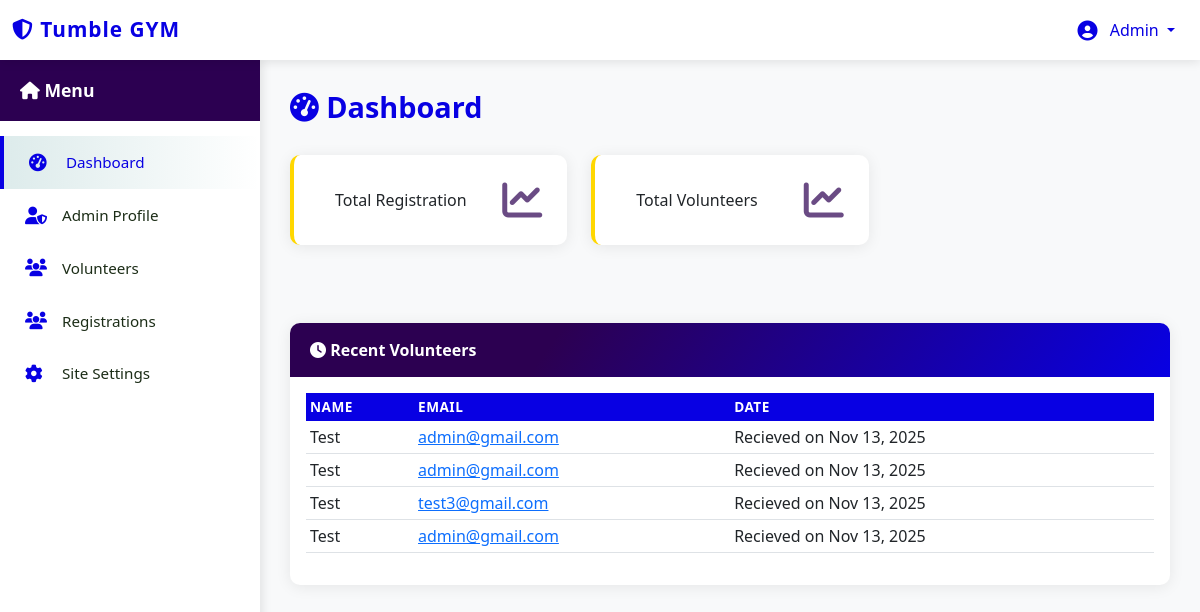
The page /admin/dashboard (signed in) on the database its author committed.
### tables this page shows
CREATE TABLE IF NOT EXISTS `lead_users` (
  `id` int NOT NULL AUTO_INCREMENT,
  `name` varchar(100) NOT NULL,
  `email` varchar(120) NOT NULL,
  `phone` varchar(20) NOT NULL,
  `age` int NOT NULL,
  `volunteer_role` varchar(60) NOT NULL,
  `availability` varchar(30) NOT NULL,
  `pre_exp` text,
  `created_at` datetime DEFAULT CURRENT_TIMESTAMP,
  PRIMARY KEY (`id`)
);

### admin/includes/static_data.php (called while the page is built, shortened)
<?php
$menu_items = [
    'dashboard' =>  [
        'title' => 'Dashboard',
        'icon' => 'fas fa-tachometer-alt',
        'page' => 'dashboard',
        'url' => 'dashboard'
    ],
    'admin-profile' =>  [
        'title' => 'Admin Profile',
        'icon' => 'fas fa-user-shield',
        'page' => 'admin-profile',
        'url' => 'admin-profile'
    ],
    'lead' =>  [
        'title' => 'Volunteers',
        'icon' => 'fas fa-users',
        'page' => 'leads',
        'url' => 'leads'
    ],
    'registrations' =>  [
        'title' => 'Registrations',
        'icon' => 'fas fa-users',
        'page' => 'registrations',
        'url' => 'registrations'
    ],
    'site-settings' =>  [
        'title' => 'Site Settings',
        'icon' => 'fas fa-cog',
        'page' => 'site-settings',
        'url' => 'site-settings'
    ]
];
?>

### admin/dashboard.php (the view, shortened to what this page needs)
<?php include 'header.php'; ?>
<?php include 'sidebar.php'; ?>
<div class="main-content">
    <div class="page-header">
        <h1><i class="<?php echo $menu_items['dashboard']['icon'] ?>"></i> <?php echo $menu_items['dashboard']['title']; ?></h1>
    </div>
    <div class="row">
        <div class="col-md-4 mb-4">
            <div class="card stat-card total_services_card">
                <div class="card-body d-flex justify-content-between align-items-center">
                    <div class="d-flex align-items-center gap-2">
                        <span class="ms-2" style="font-size:1rem; font-weight:500;">Total Registration</span>
                    </div>
                    <i class="fas fa-chart-line"></i>
                </div>
            </div>
        </div>
        <div class="col-md-4 mb-4">
            <div class="card stat-card total_services_card">
                <div class="card-body d-flex justify-content-between align-items-center">
                    <div class="d-flex align-items-center gap-2">
                        <span class="ms-2" style="font-size:1rem; font-weight:500;">Total Volunteers</span>
                    </div>
                    <i class="fas fa-chart-line"></i>
                </div>
            </div>
        </div>
    </div>
    <div class="row mt-4">
        <div class="col-lg-12">
            <div class="card">
                <div class="card-header">
                    <i class="fas fa-clock"></i> Recent Volunteers
                </div>
                <div class="card-body">
                    <?php
                    $recent_leads = mysqli_query($conn, "SELECT * FROM lead_users ORDER BY created_at DESC LIMIT 5");
                    if (mysqli_num_rows($recent_leads) > 0):
                    ?>
                    <div class="table-responsive">
                        <table class="table table-sm align-middle">
                            <thead>
                                <tr>
                                    <th>Name</th>
                                    <th>Email</th>
                                    <th>Date</th>
                                </tr>
                            </thead>
                            <tbody>
                                <?php while ($row = mysqli_fetch_assoc($recent_leads)): ?>
                                <tr>
                                    <td><?php echo htmlspecialchars($row['name']); ?></td>
                                    <td>
                                        <a href="mailto:<?php echo htmlspecialchars($row['email']); ?>">
                                            <?php echo htmlspecialchars($row['email']); ?>
                                        </a>
                                    </td>
                                    <td><?php echo 'Recieved on '. date('M d, Y', strtotime($row['created_at'])); ?></td>
                                </tr>
                                <?php endwhile; ?>
                            </tbody>
                        </table>
                    </div>
                    <?php else: ?>
                    <p class="text-muted">No leads yet.</p>
                    <?php endif; ?>
                </div>
            </div>
        </div>
    </div>
</div>
</body>
</html>

### admin/css/admin-style.css (style rules this page uses)
:root { --primary-color: #0800E3; --primary-dark: #2c0051; --primary-light: #3e0070; --secondary-color: #FF0082; --accent-color: #F7C948; --success-color: #00C27A; --warning-color: #FFD700; --danger-color: #e76f51; --light-bg: #f8f9fa; --white: #ffffff; --text-dark: #1c2d17; --text-muted: #6c757d; --sidebar-width: 260px; --header-height: 60px; --black-color: #000; }
* { margin: 0; padding: 0; box-sizing: border-box; }
body { font-family: 'Segoe UI', Tahoma, Geneva, Verdana, sans-serif; background-color: var(--light-bg); color: var(--text-dark); }
.main-content { margin-left: var(--sidebar-width); margin-top: var(--header-height); padding: 30px; min-height: calc(100vh - var(--header-height)); }
.page-header { margin-bottom: 30px; }
.page-header h1 { color: var(--primary-color); font-size: 1.8rem; font-weight: 700; margin-bottom: 5px; }
.card { border: none; border-radius: 10px; box-shadow: 0 2px 15px rgba(0, 0, 0, 0.08); margin-bottom: 30px; transition: transform 0.3s ease, box-shadow 0.3s ease; }
.card-header { background: linear-gradient(125deg, var(--primary-dark) 30%, var(--primary-color) 100%); color: var(--white); border: none; border-radius: 10px 10px 0 0 !important; padding: 15px 20px; font-weight: 600; }
.stat-card { border-left: 4px solid var(--primary-color); }
.stat-card .card-body { padding: 25px; }
.stat-card i { font-size: 2.5rem; color: var(--primary-dark); opacity: 0.7; }
.stat-card.total_services_card { border-left-color: var(--warning-color); }
.table { background: var(--white); }
.table thead th { background: var(--primary-color); color: var(--white); border: none; font-weight: 600; text-transform: uppercase; font-size: 0.85rem; letter-spacing: 0.5px; }
.table tbody tr { transition: background-color 0.2s ease; }

### rows shown on the page
lead_users: name "Test", email "admin@gmail.com", created_at "Nov 13, 2025"
lead_users: name "Test", email "admin@gmail.com", created_at "Nov 13, 2025"
lead_users: name "Test", email "test3@gmail.com", created_at "Nov 13, 2025"
lead_users: name "Test", email "admin@gmail.com", created_at "Nov 13, 2025"

### other values the page prints
$_SESSION['admin_name'] "Admin"
$item['title'] "Dashboard"
$item['title'] "Admin Profile"
$item['title'] "Volunteers"
$item['title'] "Registrations"
$item['title'] "Site Settings"
$menu_items['dashboard']['title'] "Dashboard"
